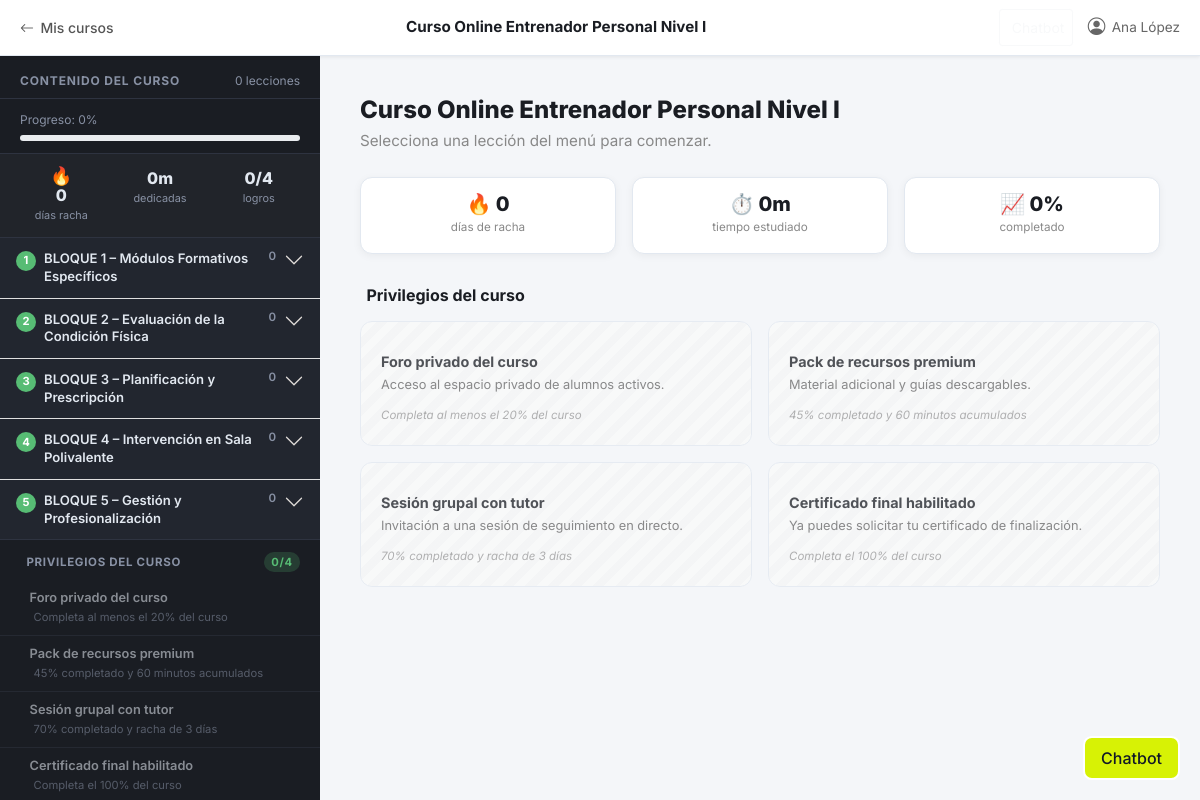
Page /student/curso.php?slug=entrenador-personal-nivel-i (signed in) on the committed database.
### tables this page shows
CREATE TABLE courses (
    id BIGINT UNSIGNED AUTO_INCREMENT PRIMARY KEY,
    slug VARCHAR(120) NOT NULL,
    title VARCHAR(180) NOT NULL,
    description TEXT NULL,
    price DECIMAL(10,2) NOT NULL DEFAULT 0.00,
    currency CHAR(3) NOT NULL DEFAULT 'EUR',
    duration_days INT UNSIGNED NULL,
    is_published TINYINT(1) NOT NULL DEFAULT 0,
    css_file VARCHAR(220) NULL COMMENT 'Ruta CSS específica del curso, p.ej. assets/css/pages/courses/entrenador-personal-nivel-i.css',
    created_at TIMESTAMP NOT NULL DEFAULT CURRENT_TIMESTAMP,
    updated_at TIMESTAMP NOT NULL DEFAULT CURRENT_TIMESTAMP ON UPDATE CURRENT_TIMESTAMP,
    UNIQUE KEY uq_courses_slug (slug),
    KEY idx_courses_published (is_published)
);

CREATE TABLE course_modules (
    id BIGINT UNSIGNED AUTO_INCREMENT PRIMARY KEY,
    course_id BIGINT UNSIGNED NOT NULL,
    title VARCHAR(220) NOT NULL,
    description TEXT NULL,
    sort_order SMALLINT UNSIGNED NOT NULL DEFAULT 0,
    is_visible TINYINT(1) NOT NULL DEFAULT 1,
    created_at TIMESTAMP NOT NULL DEFAULT CURRENT_TIMESTAMP,
    CONSTRAINT fk_course_modules_course FOREIGN KEY (course_id) REFERENCES courses(id) ON DELETE CASCADE ON UPDATE CASCADE,
    KEY idx_course_modules_course_order (course_id, sort_order)
);

### app/views/student/curso.php (the view, shortened to what the rows shown need)
<?php
require_once __DIR__ . '/../../../app/helpers/index.php';
$user = getCurrentUser();
?>
<!DOCTYPE html>
<html lang="es">
<head>
    <link rel="stylesheet" href="<?= htmlspecialchars(appUrl('assets/css/base/bootstrap.min.css'), ENT_QUOTES, 'UTF-8'); ?>">
    <link rel="stylesheet" href="<?= htmlspecialchars(appUrl('assets/icons/bootstrap-icons.css'), ENT_QUOTES, 'UTF-8'); ?>">
    <link rel="stylesheet" href="<?= htmlspecialchars(appUrl('assets/css/base/layout.css'), ENT_QUOTES, 'UTF-8'); ?>">
    <?php foreach ($pageCss ?? [] as $cssFile): ?>
    <link rel="stylesheet" href="<?= htmlspecialchars(appUrl($cssFile), ENT_QUOTES, 'UTF-8'); ?>">
    <?php endforeach; ?>
</head>
<body class="curso-aula">
<nav class="aula-topbar">
    <a class="aula-topbar__back" href="<?= htmlspecialchars(appUrl('student/dashboard.php'), ENT_QUOTES, 'UTF-8'); ?>">
        <i class="bi bi-arrow-left"></i> Mis cursos
    </a>
    <div class="aula-topbar__title">
        <?= htmlspecialchars($course['title'], ENT_QUOTES, 'UTF-8'); ?>
    </div>
    <div class="aula-topbar__user">
        <a href="<?= htmlspecialchars(appUrl('student/chatbot.php?slug=' . urlencode((string) $slug)), ENT_QUOTES, 'UTF-8'); ?>" class="btn btn-sm btn-outline-light me-2">
        </a>
        <i class="bi bi-person-circle"></i>
        <span><?= htmlspecialchars($user['full_name'] ?? '', ENT_QUOTES, 'UTF-8'); ?></span>
    </div>
</nav>
<?php
$completionPct = $progress['completion_percent'] ?? 0;
$totalHours   = intdiv($totalMinutes ?? 0, 60);
$remMinutes   = ($totalMinutes ?? 0) % 60;
$videoPosterFallback = 'assets/uploads/courses/entrenador-personal-nivel-i/video-presentacion.png';
$publicRootPath = dirname(__DIR__, 3) . '/public/';
$resolveMediaPath = static function (?string $path, string $fallback = '') use ($publicRootPath): string {
    $normalizedPath = ltrim((string) $path, '/');
    if ($normalizedPath !== '' && is_file($publicRootPath . $normalizedPath)) {
        return '../' . $normalizedPath;
    }
    $normalizedFallback = ltrim($fallback, '/');
    if ($normalizedFallback !== '') {
        return '../' . $normalizedFallback;
    }
    return '';
};
?>
<div class="aula-layout">
    <aside class="aula-sidebar" id="aulaSidebar">
        <div class="accordion accordion-flush" id="modulesAccordion">
            <?php foreach ($modules as $moduleIndex => $moduleData): ?>
                <?php
                $isActiveModule = false;
                $collapseId = 'modCollapse' . $moduleData['id'];
                ?>
                <div class="accordion-item aula-module">
                    <h2 class="accordion-header">
                        <button class="accordion-button aula-module__btn <?= $isActiveModule ? '' : 'collapsed'; ?>"
                                type="button"
                                data-bs-toggle="collapse"
                                data-bs-target="#<?= $collapseId; ?>"
                                aria-expanded="<?= $isActiveModule ? 'true' : 'false'; ?>">
                            <span class="aula-module__number"><?= $moduleIndex + 1; ?></span>
                            <span class="aula-module__title"><?= htmlspecialchars($moduleData['title'], ENT_QUOTES, 'UTF-8'); ?></span>
                            <span class="aula-module__count ms-auto"><?= count($moduleData['lessons']); ?></span>
                        </button>
                    </h2>
                </div>
            <?php endforeach; ?>
        </div>
    </aside>
    <main class="aula-main">
        <?php if ($activeLesson): ?>
            <?php if (($streak ?? 0) >= 3): ?>
            <div class="aula-streak-banner">
                <span class="aula-streak-banner__fire">🔥</span>
                <strong>¡Llevas <?= (int)$streak; ?> días seguidos!</strong>
                Sigue así para desbloquear más privilegios del curso.
            </div>
            <?php endif; ?>
            <div class="aula-lesson-header">
                <p class="aula-lesson-header__module">
                    <i class="bi bi-collection"></i>
                    <?= htmlspecialchars($activeLesson['module_title'], ENT_QUOTES, 'UTF-8'); ?>
                </p>
                <h1 class="aula-lesson-header__title">
                    <?= htmlspecialchars($activeLesson['title'], ENT_QUOTES, 'UTF-8'); ?>
                </h1>
                <?php if ($activeLesson['duration_minutes']): ?>
                    <span class="aula-lesson-header__duration">
                        <i class="bi bi-clock"></i> <?= (int)$activeLesson['duration_minutes']; ?> minutos
                    </span>
                <?php endif; ?>
            </div>
            <?php if (!empty($lessonMedia)): ?>
                <div class="aula-media-list">
                    <?php foreach ($lessonMedia as $media): ?>
                        <?php if ($media['type'] === 'video'): ?>
                            <div class="aula-media-item aula-media-item--video">
                                <video controls poster="<?= htmlspecialchars($resolveMediaPath($media['thumbnail_url'] ?? '', $videoPosterFallback), ENT_QUOTES, 'UTF-8'); ?>">
                                    <source src="<?= htmlspecialchars('../' . ltrim($media['url'], '/'), ENT_QUOTES, 'UTF-8'); ?>" type="video/mp4">
                                    Tu navegador no soporta el reproductor de vídeo.
                                </video>
                                <?php if ($media['title']): ?>
                                    <p class="aula-media-item__caption"><?= htmlspecialchars($media['title'], ENT_QUOTES, 'UTF-8'); ?></p>
                                <?php endif; ?>
                            </div>
                        <?php elseif ($media['type'] === 'image'): ?>
                            <div class="aula-media-item aula-media-item--image">
                                  <img src="<?= htmlspecialchars('../' . ltrim($media['url'], '/'), ENT_QUOTES, 'UTF-8'); ?>"
                                     alt="<?= htmlspecialchars($media['title'], ENT_QUOTES, 'UTF-8'); ?>">
                                <?php if ($media['description']): ?>
                                    <p class="aula-media-item__caption"><?= htmlspecialchars($media['description'], ENT_QUOTES, 'UTF-8'); ?></p>
                                <?php endif; ?>
                            </div>
                        <?php elseif ($media['type'] === 'pdf'): ?>
                            <div class="aula-media-item aula-media-item--pdf">
                                <i class="bi bi-file-earmark-pdf-fill"></i>
                                          <a href="<?= htmlspecialchars('../' . ltrim($media['url'], '/'), ENT_QUOTES, 'UTF-8'); ?>"
                                   target="_blank" rel="noopener noreferrer">
                                    <?= htmlspecialchars($media['title'], ENT_QUOTES, 'UTF-8'); ?>
                                </a>
                            </div>
                        <?php elseif ($media['type'] === 'link'): ?>
                            <div class="aula-media-item aula-media-item--link">
                                <i class="bi bi-link-45deg"></i>
                                <a href="<?= htmlspecialchars($media['url'], ENT_QUOTES, 'UTF-8'); ?>"
                                   target="_blank" rel="noopener noreferrer">
                                    <?= htmlspecialchars($media['title'], ENT_QUOTES, 'UTF-8'); ?>
                                </a>
                            </div>
                        <?php endif; ?>
                    <?php endforeach; ?>
                </div>
            <?php endif; ?>
            <div class="aula-lesson-body">
                <?= $activeLesson['body'] ?? ''; ?>
            </div>
            <div class="d-flex justify-content-end mt-3 mb-3">
                <form method="POST" action="?slug=<?= urlencode($slug); ?>&lesson=<?= (int) ($activeLesson['id'] ?? 0); ?>">
                    <input type="hidden" name="mark_completed" value="1">
                    <button type="submit" class="btn btn-success">
                        <i class="bi bi-check2-circle me-1"></i>Marcar lección como completada
                    </button>
                </form>
            </div>
            <?php
            $allLessons = [];
            foreach ($modules as $moduleData) {
                foreach ($moduleData['lessons'] as $lessonData) {
                    $allLessons[] = $lessonData;
                }
            }
            $currentIdx = array_search((int)$activeLesson['id'], array_column($allLessons, 'id'));
            $prevLesson = $currentIdx > 0 ? $allLessons[$currentIdx - 1] : null;
            $nextLesson = isset($allLessons[$currentIdx + 1]) ? $allLessons[$currentIdx + 1] : null;
            ?>
            <div class="aula-lesson-nav">
                <?php if ($prevLesson): ?>
                    <a href="?slug=<?= urlencode($slug); ?>&lesson=<?= (int)$prevLesson['id']; ?>" class="aula-lesson-nav__btn aula-lesson-nav__btn--prev">
                        <i class="bi bi-arrow-left"></i> Lección anterior
                        <span><?= htmlspecialchars($prevLesson['title'], ENT_QUOTES, 'UTF-8'); ?></span>
                    </a>
                <?php else: ?>
                    <div></div>
                <?php endif; ?>
                <?php if ($nextLesson): ?>
                    <a href="?slug=<?= urlencode($slug); ?>&lesson=<?= (int)$nextLesson['id']; ?>" class="aula-lesson-nav__btn aula-lesson-nav__btn--next">
                        Siguiente lección <i class="bi bi-arrow-right"></i>
                        <span><?= htmlspecialchars($nextLesson['title'], ENT_QUOTES, 'UTF-8'); ?></span>
                    </a>
                <?php else: ?>
                    <div class="aula-lesson-nav__completed">
                        <i class="bi bi-trophy-fill"></i> ¡Has completado todas las lecciones!
                    </div>
                <?php endif; ?>
            </div>
        <?php else: ?>
            <div class="aula-welcome">
                <div class="aula-welcome__header">
                    <h2><?= htmlspecialchars($course['title'], ENT_QUOTES, 'UTF-8'); ?></h2>
                    <p>Selecciona una lección del menú para comenzar.</p>
                </div>
                <div class="aula-welcome__stats">
                    <div class="aula-welcome__stat">
                        <span class="aula-welcome__stat-big">🔥 <?= (int)($streak ?? 0); ?></span>
                        <span class="aula-welcome__stat-label">días de racha</span>
                    </div>
                    <div class="aula-welcome__stat">
                        <span class="aula-welcome__stat-big">⏱️ <?= $totalHours > 0 ? $totalHours . 'h ' . $remMinutes . 'm' : $remMinutes . 'm'; ?></span>
                        <span class="aula-welcome__stat-label">tiempo estudiado</span>
                    </div>
                    <div class="aula-welcome__stat">
                        <span class="aula-welcome__stat-big">📈 <?= number_format((float)$completionPct, 0); ?>%</span>
                        <span class="aula-welcome__stat-label">completado</span>
                    </div>
                </div>
                <h3 class="aula-welcome__section-title"><i class="bi bi-shield-check"></i> Privilegios del curso</h3>
                <div class="aula-privilege-grid">
                    <?php foreach ($privileges ?? [] as $priv): ?>
                        <div class="aula-privilege-card <?= $priv['unlocked'] ? 'aula-privilege-card--unlocked' : 'aula-privilege-card--locked'; ?>">
                            <div class="aula-privilege-card__body">
                                <strong><?= htmlspecialchars($priv['label'], ENT_QUOTES, 'UTF-8'); ?></strong>
                                <p><?= htmlspecialchars($priv['desc'], ENT_QUOTES, 'UTF-8'); ?></p>
                            </div>
                            <div class="aula-privilege-card__status">
                                <?php if ($priv['unlocked']): ?>
                                    <span class="badge bg-success"><i class="bi bi-check-circle-fill me-1"></i>Disponible</span>
                                <?php else: ?>
                                    <span class="aula-privilege-card__req"><?= htmlspecialchars($priv['requirement'], ENT_QUOTES, 'UTF-8'); ?></span>
                                <?php endif; ?>
                            </div>
                        </div>
                    <?php endforeach; ?>
                </div>
            </div>
        <?php endif; ?>
    </main>
</div>
</body>
</html>

### rows in the picture
courses: title "Curso Online Entrenador Personal Nivel I"
course_modules: title "BLOQUE 1 – Módulos Formativos Específicos", count($moduleData['lessons']) "0"
course_modules: title "BLOQUE 2 – Evaluación de la Condición Física", count($moduleData['lessons']) "0"
course_modules: title "BLOQUE 3 – Planificación y Prescripción", count($moduleData['lessons']) "0"
course_modules: title "BLOQUE 4 – Intervención en Sala Polivalente", count($moduleData['lessons']) "0"
course_modules: title "BLOQUE 5 – Gestión y Profesionalización", count($moduleData['lessons']) "0"

### other values in the picture
$user['full_name'] "Ana López"
$totalLessons "0"
$completionPct "0"
$streak "0"
$remMinutes "0"
$unlockedCount "0"
count($privileges ?? []) "4"
$privilege['label'] "Foro privado del curso"
$privilege['requirement'] "Completa al menos el 20% del curso"
$privilege['label'] "Pack de recursos premium"
$privilege['requirement'] "45% completado y 60 minutos acumulados"
$privilege['label'] "Sesión grupal con tutor"
$privilege['requirement'] "70% completado y racha de 3 días"
$privilege['label'] "Certificado final habilitado"
$privilege['requirement'] "Completa el 100% del curso"
